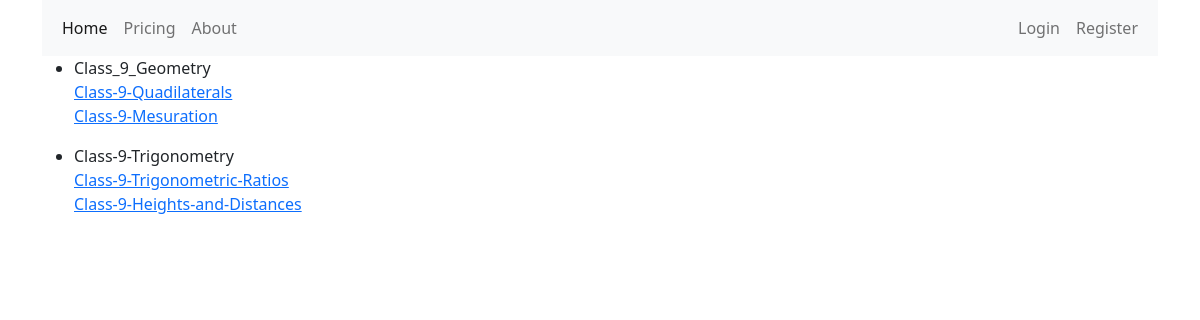
Screenshot of /9 with the database file from the repository.
### courses/models.py (models this page shows, shortened)
class Course(models.Model):
    slug = models.SlugField()
    title = models.CharField(max_length=120)
    description = models.TextField()
    grade = models.IntegerField(default=6)
    package = models.ForeignKey(Package, on_delete=models.SET_NULL, null = True)
    @property
    def lessons(self):
        return self.lesson_set.all().order_by('position')

class Lesson(models.Model):
    slug = models.SlugField()
    title = models.CharField(max_length=120)
    course = models.ForeignKey(Course, on_delete=models.SET_NULL, null = True)
    position = models.IntegerField()
    url = EmbedVideoField(default='https://youtu.be/cdbJv7amERc')
    def get_absolute_url(self):
        return reverse('courses:lesson_detail',
            kwargs={
                'course_slug':self.course.slug,
                'lesson_slug':self.slug
                })

### courses/views.py (the view)
# urls.py: path('<int:grade>', CourseDetailView.as_view(), name='detail'),
class CourseDetailView(View):
    def get(self,request,grade, *args, **kwargs):
        course_qs = Course.objects.filter(grade=grade)
        if course_qs.exists():
            context = {
                'object' : course_qs
            }
        return render(request,"courses/course_detail.html",context)

### courses/templates/courses/course_detail.html (shortened to what this page needs)
{% extends 'courses/base.html' %}
{% block content %}
    {%  for course in object %}
      <ul>
        <li>{{ course.title }}</li>
        <ul class="list-unstyled">
          {% for lesson in course.lessons %}
            <li><a href="{{ lesson.get_absolute_url }}">{{ lesson.title }}</a></li>
          {% endfor %}
        </ul>
      </ul>
    {% endfor %}
{% endblock %}

### rows the page displays
Course: title "Class_9_Geometry"
Lesson: title "Class-9-Quadilaterals"
Lesson: title "Class-9-Mesuration"
Course: title "Class-9-Trigonometry"
Lesson: title "Class-9-Trigonometric-Ratios"
Lesson: title "Class-9-Heights-and-Distances"
